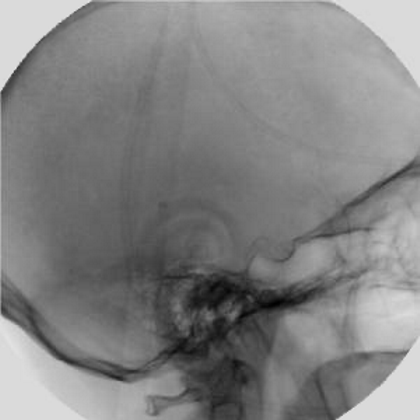
%> input picture laboratorio2/angiography_mask_image.tif, 420 x 420 px
$ octave test1.m   (GNU Octave 9; MATLAB toolbox functions it lacks are replaced by stand-ins)
%> lines starting %> are read from the running program, lines starting %| are printed output that depends on the picture
clear; clc;close all

f =  imread('angiography_mask_image.tif');
%> f is the input picture: size 420x420 uint8; min 0, max 234, mean 130.7
h = imread('angiography_live_ image.tif');
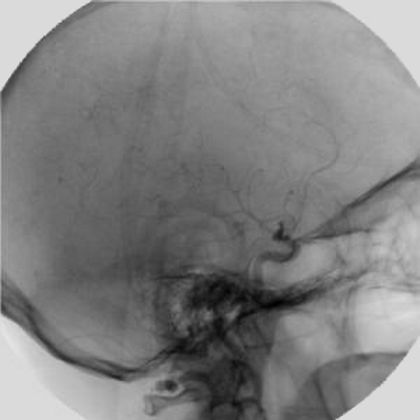
%> input picture laboratorio2/angiography_live_ image.tif, 420 x 420 px
%> h is the input picture: size 420x420 uint8; min 0, max 229, mean 129.3

f = im2double(f);
%> f: size 420x420 double
h= im2double(h);
%> h: size 420x420 double

g= f-h;
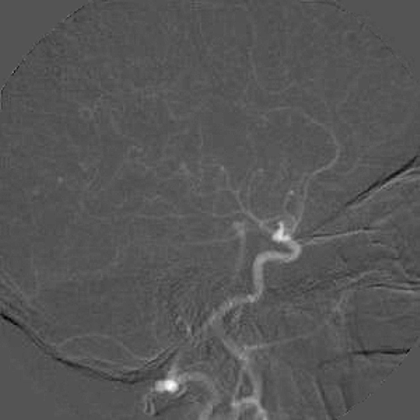
%> g: size 420x420 double; min -0.204, max 0.408, mean 0.00533; drawn with min black and max white

imshow([f h],[])
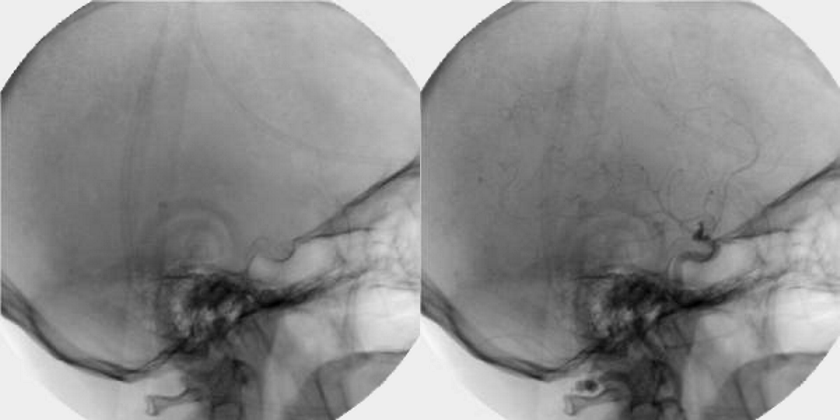
%> displayed picture: size 420x840, on the screen's scale of 0 to 255; min 0, max 255, mean 141.7
figure, imshow(g,[])
